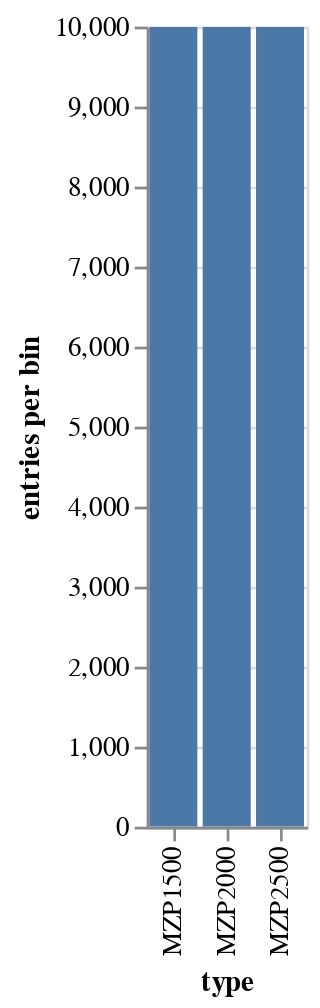

The code cell stored with this chart in its notebook:
### Markdown cell above
For each sample there are 10.000 events.

### Code cell
histogram.step("type")

### Figure 1 — Vega-Lite specification as saved in the notebook (floating-point values rounded to 4 significant figures)
{"$schema": "https://vega.github.io/schema/vega-lite/v2.json", "data": {"values": [{"a0": "MZP1500", "a1": 10000}, {"a0": "MZP2000", "a1": 10000}, {"a0": "MZP2500", "a1": 10000}]}, "encoding": {"x": {"axis": {"title": "type"}, "field": "a0", "scale": {"zero": false}, "type": "nominal"}, "y": {"axis": {"title": "entries per bin"}, "field": "a1", "type": "quantitative"}}, "mark": {"clip": true, "type": "bar"}, "transform": []}
